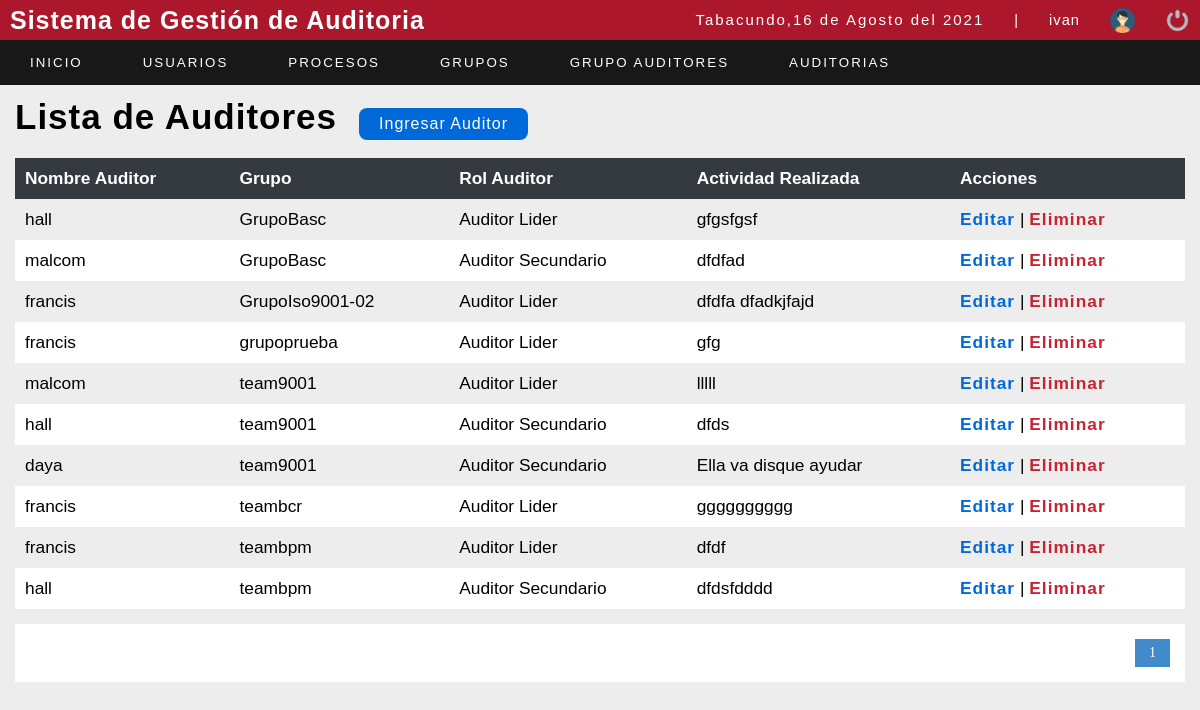
/sistema/listadetallegrupo.php (signed in), run on an earlier commit of the app's database.
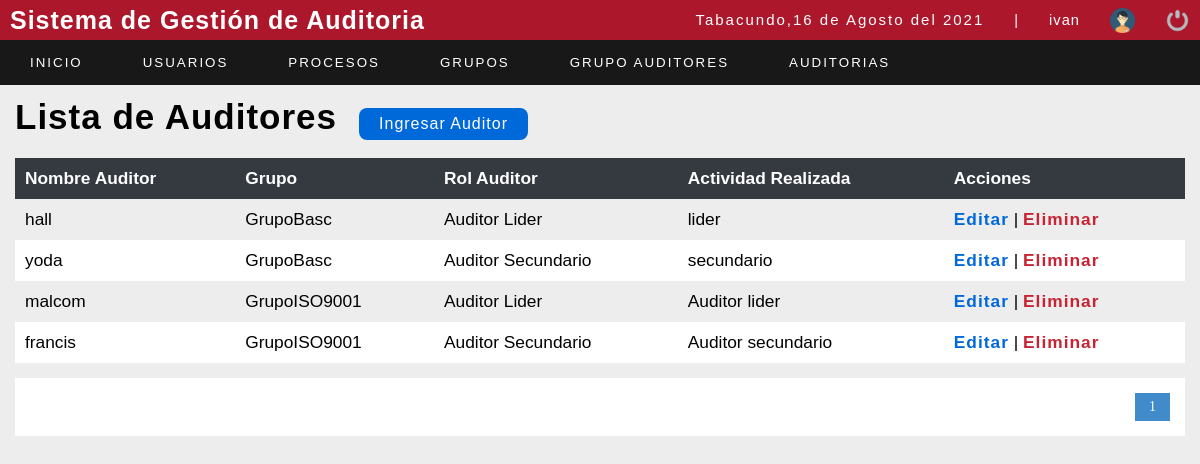
And on a later commit of the database.
### tables this page shows
CREATE TABLE `detallegrupo` (
  `id_user` int(11) NOT NULL,
  `idgrupo` int(11) NOT NULL,
  `idrolauditor` int(11) NOT NULL,
  `actividadrealizada` varchar(150) NOT NULL,
  `iddetallegrupo` int(11) NOT NULL
);

CREATE TABLE `usuario` (
  `id_user` int(11) NOT NULL,
  `user` varchar(20) NOT NULL,
  `password` varchar(100) NOT NULL,
  `correo` varchar(50) NOT NULL,
  `rol` int(11) NOT NULL,
  `estatus` int(11) NOT NULL
);

CREATE TABLE `grupoauditor` (
  `idgrupo` int(11) NOT NULL,
  `nombregrupo` varchar(50) NOT NULL,
  `idnorma` int(11) NOT NULL
);

CREATE TABLE `rolauditor` (
  `idrolauditor` int(11) NOT NULL,
  `rolauditor` varchar(50) NOT NULL
);

### sistema/includes/funtions.php (called while the page is built, shortened)
<?php
	function fechaC(){
		$mes = array("","Enero",
					  "Febrero",
					  "Marzo",
					  "Abril",
					  "Mayo",
					  "Junio",
					  "Julio",
					  "Agosto",
					  "Septiembre",
					  "Octubre",
					  "Noviembre",
					  "Diciembre");
		return date('d')." de ". $mes[date('n')] . " del " . date('Y');
	}
 ?>

### sistema/listadetallegrupo.php (the view, shortened to what this page needs)
<?php
include "../conexion.php";
?>
<!DOCTYPE html>
<html lang="en">
<head>
	<?php include "includes/scripts.php"; ?>
</head>
<body>
	<?php include "includes/header.php"; ?>
	<section id="container">
		<h1>Lista de Auditores</h1>
		<a href="registrodetallegrupo.php" class="btn_new">Ingresar Auditor </a>
		<table>
			<tr>
				<th>Nombre Auditor</th>
				<th>Grupo</th>
				<th>Rol Auditor</th>
				<th>Actividad Realizada</th>
				<th>Acciones</th>
			</tr>
			<?php
			$sql_registe = mysqli_query($conection, "SELECT COUNT(*) as total_registro FROM detallegrupo");
			$result_register = mysqli_fetch_array($sql_registe);
			$total_registro = $result_register['total_registro'];
			$por_pagina =10;
			if (empty($_GET['pagina'])) {
				$pagina = 1;
			} else {
				$pagina = $_GET['pagina'];
			}
			$desde = ($pagina - 1) * $por_pagina;
			$total_paginas = ceil($total_registro / $por_pagina);
			$query = mysqli_query($conection, "SELECT user,nombregrupo,rolauditor,actividadrealizada,iddetallegrupo from detallegrupo d, usuario u , rolauditor ra , grupoauditor g WHERE u.id_user=d.id_user AND ra.idrolauditor=d.idrolauditor AND d.idgrupo=g.idgrupo ORDER BY nombregrupo ASC LIMIT $desde,$por_pagina");
			$result = mysqli_num_rows($query);
			if ($result > 0) {
				while ($data = mysqli_fetch_array($query)) {
			?>
					<tr>
						<td><?php echo $data[0]; ?></td>
						<td><?php echo $data[1]; ?></td>
						<td><?php echo $data[2]; ?></td>
						<td><?php echo $data[3]; ?></td>
						<td>
							<a class="link_edit" href="editar_ga.php?id=<?php echo $data["iddetallegrupo"]; ?>">Editar</a>
							<?php if ($_SESSION['rol'] == 1) { ?>
								|
								<a class="link_delete" href="eliminar_ga.php?id=<?php echo $data["iddetallegrupo"]; ?>">Eliminar</a>
							<?php } ?>
						</td>
					</tr>
			<?php
				}
			}
			?>
		</table>
		<div class="paginador">
			<ul>
				<?php
				for ($i = 1; $i <= $total_paginas; $i++) {
					if ($i == $pagina) {
						echo '<li class="pageSelected">' . $i . '</li>';
					} else {
						echo '<li><a href="?pagina=' . $i . '">' . $i . '</a></li>';
					}
				}
				?>
			</ul>
		</div>
	</section>
</body>
</html>

### sistema/includes/scripts.php (shortened to what this page needs)
<link rel="stylesheet" type="text/css" href="css/style.css">
<?php include "funtions.php";?>

### sistema/includes/header.php (shortened to what this page needs)
<header>
		<div class="header">
			<h1 class="relleno">Sistema de Gestión de Auditoria</h1>
			<div class="optionsBar">
				<p>Tabacundo,<?php echo fechaC(); ?></p>
				<span>|</span>
				<span class="user"><?php echo $_SESSION['user']; ?></span>
				<img class="photouser" src="img/user.png" alt="Usuario">
				<a href="exit.php"><img class="close" src="img/salir.png" alt="Salir del sistema" title="Cerrar Sesión"></a>
			</div>
		</div>
    <?php include "nav.php";?>
	</header>

### sistema/includes/nav.php (shortened to what this page needs)
<nav>
	<ul>
		<li><a href="index.php">Inicio</a></li>
		<?php
		if ($_SESSION['rol'] == 1) {
		?>
			<li class="principal">
				<a href="#">Usuarios</a>
			</li>
			<li class="principal">
				<a href="#">Procesos</a>
			</li>
			<li class="principal">
				<a href="#">Grupos</a>
			</li>
			<li class="principal">
				<a href="#">Grupo Auditores</a>
			</li>
			<li class="principal">
				<a href="#">Auditorias</a>
			</li>
		<?php } ?>
	</ul>
</nav>

### sistema/css/style.css (style rules this page uses)
* { margin: 0; padding: 0; box-sizing: border-box; }
body { background: #ededed; }
h1, h2, h3, h4, h5, h6 { font-family: Arial, sans-serif; font-weight: bold; letter-spacing: 1px; }
h1 { font-size: 25px; }
a { text-decoration: none; font-family: Arial, sans-serif; letter-spacing: 1px; }
p { font-family: Arial, sans-serif; letter-spacing: 2px; font-size: 15px; line-height: 20px; }
span { font-family: Arial, sans-serif; letter-spacing: 1px; font-size: 15px; line-height: 20px; }
header { position: fixed; width: 100%; }
.header { color: #fff; background: #AD172B; height: 40px; display: -webkit-flex; display: -moz-flex; display: -ms-flex; display: -o-flex; display: flex; justify-content: space-between; align-items: center; padding: 10px; }
.optionsBar { display: -webkit-flex; display: -moz-flex; display: -ms-flex; display: -o-flex; display: flex; justify-content: center; align-items: center; }
.optionsBar span { color: #fff; font-size: 11pt; font-family: Arial, sans-serif; margin-left: 30px; }
.photouser { margin-left: 30px; width: 25px; height: 25px; }
.close { width: 25px; height: 25px; }
.optionsBar a { display: -webkit-flex; display: -moz-flex; display: -ms-flex; display: -o-flex; display: flex; margin-left: 30px; }
nav ul { background: rgba(0, 0, 0, 0.9); list-style: none; display: -webkit-flex; display: -moz-flex; display: -ms-flex; display: -o-flex; display: flex; justify-content: left; align-items: center; }
nav ul>li a { position: relative; }
nav a { color: #fdfefe; display: block; font-size: 10pt; font-family: Arial, sans-serif; padding: 15px 30px; text-transform: uppercase; letter-spacing: 2px; transition: background 0.5s; }
nav .principal>a { background-position-x: 0%; background-position-y: 0%; background-size: auto auto; background-position: 94% center; background-size: 10px; }
#container { padding: 90px 15px 15px; }
#container h1 { font-size: 35px; display: inline-block; }
.btn_new { display: inline-block; background: #0069d9; color: #fff; padding: 7px 20px; border-radius: 8px; margin: 18px; }
table { border-collapse: collapse; font-size: 13pt; font-family: Arial, sans-serif; width: 100%; }
table th { text-align: left; padding: 10px; background: #343A40; color: #fff; }
table tr:nth-child(odd) { background: #fff; }
table td { padding: 10px; }
.link_edit { font-weight: bold; color: #0069D9; }
.link_delete { font-weight: bold; color: #C82333; }
.paginador ul { padding: 15px; list-style: none; background: #FFF; margin-top: 15px; display: -webkit-flex; display: -moz-flex; display: -ms-flex; display: -o-flex; display: flex; justify-content: flex-end; }
.paginador a, .pageSelected { color: #428bca; border: 1px solid #ddd; padding: 5px; display: inline-block; font-size: 14px; text-align: center; width: 35px; }
.pageSelected { color: #FFF; background: #428bca; border: 1px solid #428bca; }

What changed in the data, as far as the page shows it:
removed detallegrupo: id_user.user "hall", idgrupo.nombregrupo "GrupoBasc", idrolauditor.rolauditor "Auditor Lider", actividadrealizada "gfgsfgsf"
removed detallegrupo: id_user.user "malcom", idgrupo.nombregrupo "GrupoBasc", idrolauditor.rolauditor "Auditor Secundario", actividadrealizada "dfdfad"
removed detallegrupo: id_user.user "francis", idgrupo.nombregrupo "GrupoIso9001-02", idrolauditor.rolauditor "Auditor Lider", actividadrealizada "dfdfa dfadkjfajd"
removed detallegrupo: id_user.user "francis", idgrupo.nombregrupo "grupoprueba", idrolauditor.rolauditor "Auditor Lider", actividadrealizada "gfg"
removed detallegrupo: id_user.user "malcom", idgrupo.nombregrupo "team9001", idrolauditor.rolauditor "Auditor Lider", actividadrealizada "lllll"
removed detallegrupo: id_user.user "hall", idgrupo.nombregrupo "team9001", idrolauditor.rolauditor "Auditor Secundario", actividadrealizada "dfds"
removed detallegrupo: id_user.user "daya", idgrupo.nombregrupo "team9001", idrolauditor.rolauditor "Auditor Secundario", actividadrealizada "Ella va disque ayudar"
removed detallegrupo: id_user.user "francis", idgrupo.nombregrupo "teambcr", idrolauditor.rolauditor "Auditor Lider", actividadrealizada "gggggggggg"
removed detallegrupo: id_user.user "francis", idgrupo.nombregrupo "teambpm", idrolauditor.rolauditor "Auditor Lider", actividadrealizada "dfdf"
removed detallegrupo: id_user.user "hall", idgrupo.nombregrupo "teambpm", idrolauditor.rolauditor "Auditor Secundario", actividadrealizada "dfdsfdddd"
added detallegrupo: id_user.user "hall", idgrupo.nombregrupo "GrupoBasc", idrolauditor.rolauditor "Auditor Lider", actividadrealizada "lider"
added detallegrupo: id_user.user "yoda", idgrupo.nombregrupo "GrupoBasc", idrolauditor.rolauditor "Auditor Secundario", actividadrealizada "secundario"
added detallegrupo: id_user.user "malcom", idgrupo.nombregrupo "GrupoISO9001", idrolauditor.rolauditor "Auditor Lider", actividadrealizada "Auditor lider"
added detallegrupo: id_user.user "francis", idgrupo.nombregrupo "GrupoISO9001", idrolauditor.rolauditor "Auditor Secundario", actividadrealizada "Auditor secundario"
